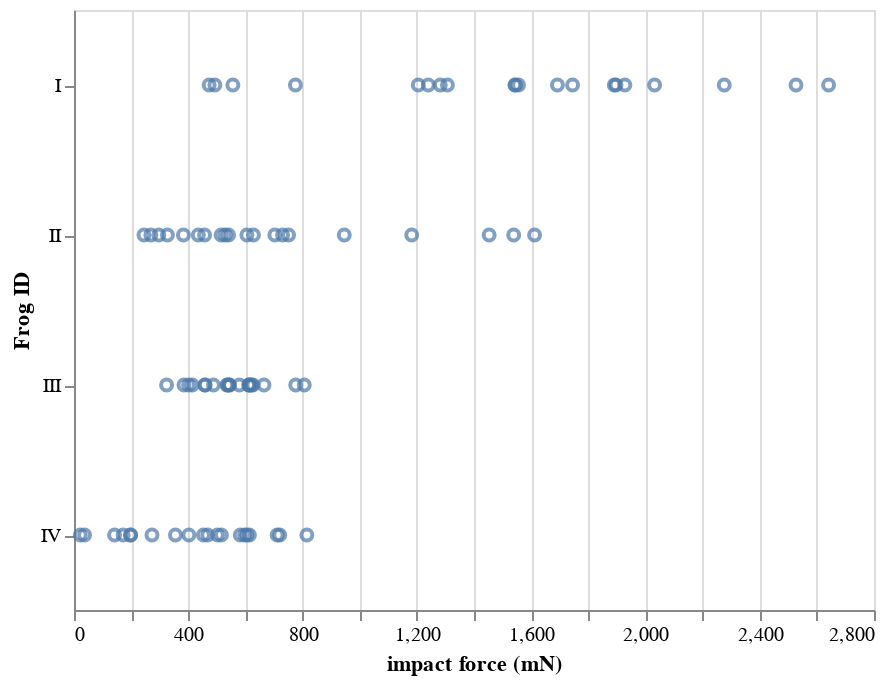

Here is the notebook cell this chart was saved with:
### Code cell
alt.Chart(df
    ).mark_point(
    ).encode(
        x='impact force (mN):Q',
        y=alt.Y('ID:N', title='Frog ID'))
